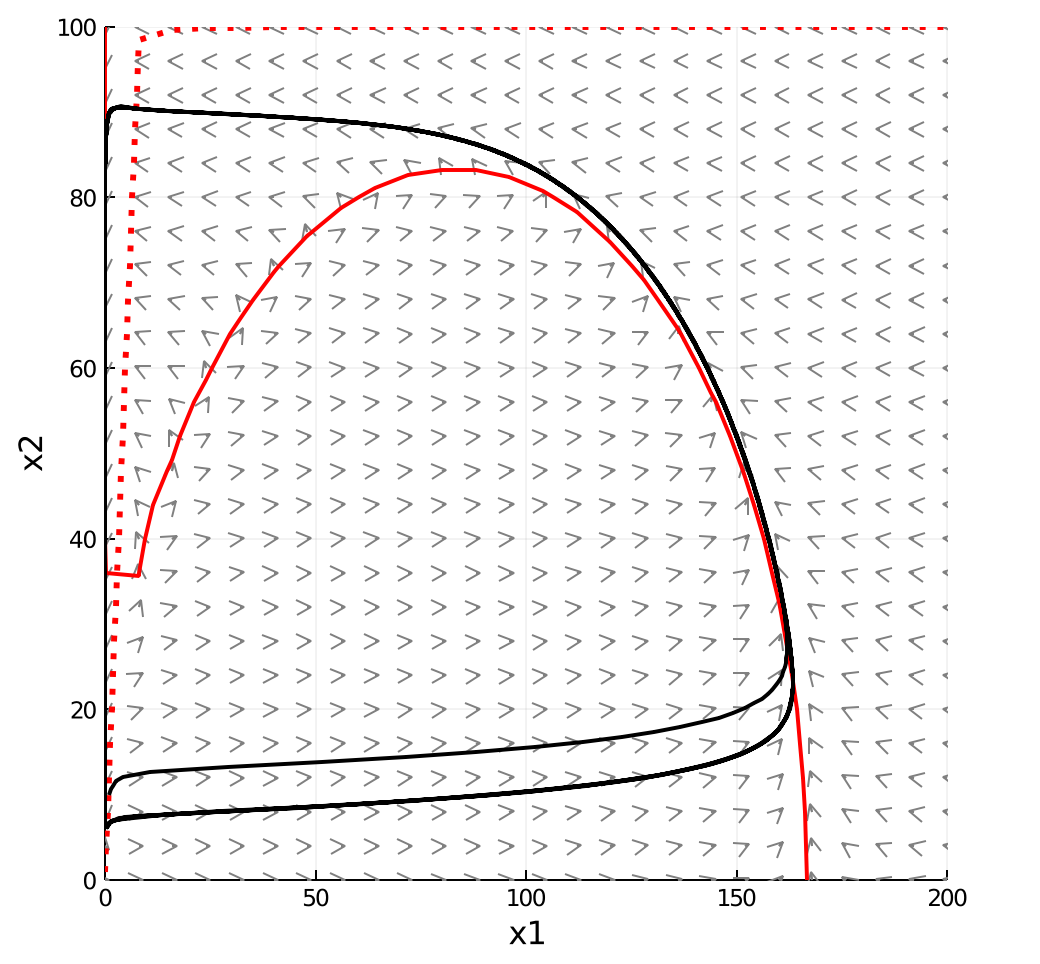

Write Julia code to recreate this figure.
include("PhasePortraitV2.jl")

# Function for a dual repression system without cooperativity
# x1: range of x1 values (i.e. A values)
# x2: range of x2 values (i.e. R values)
# We use `@.` to apply the calculations across all rows.
# Note that model parameters are specified within the function
# Returns computed (dx1/dt, dx2/dt) over the range of (x1, x2)
function toggleMono(ca, cr)
    ror = 1
    rr = 100
    roa = 100
    ra = 5000
    da = 30
    u = @. -da*ca + (roa+ra*ca^2)/(1+ca^2+cr^2)
    v = @. -cr + (ror+rr*ca^2)/(1+ca^2)

    return (u,v)
end

#Range of x1, x2 values
x1range = (0,200,25)          #Has the form (min, max, num points)
x2range = (0,100,25)          #Has the form (min, max, num points)
x₀ = ([1.0,10.0],)  #initial state vectors; a common must be included after the first array
tspan=(0.0,30.0)             #time span

#Call the phaseplot functon to construct the phase portrait
phaseplot(toggleMono, x1range, x2range, xinit=x₀, t=tspan, clines=true,
        norm=true, scale=0.25)
